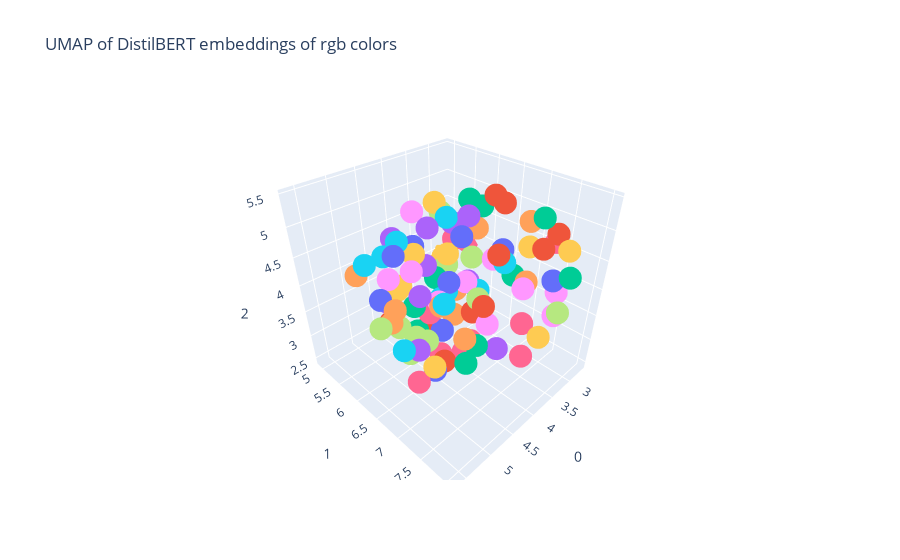

Notebook source saved alongside this figure:
### Code cell
# try umap in 3d
reducer3d = umap.UMAP(n_components=3)
rgb_umap3d = reducer3d.fit_transform(rgb_embeddings)

# plot umap results with plotly
fig = px.scatter_3d(
    rgb_umap3d, x=0, y=1, z=2, color=rgb_colors,
    labels={'color': 'rgb color'},
    title='UMAP of DistilBERT embeddings of rgb colors'
)

# hide legend
fig.update_layout(showlegend=False)
fig.show()

### Figure 1 — Plotly figure (JSON) as saved in the notebook; plotly's stock layout.template omitted (floating-point values rounded to 4 significant figures)
{"data": [{"hovertemplate": "rgb color=rgb(188,103,238)<br>0=%{x}<br>1=%{y}<br>2=%{z}<extra></extra>", "legendgroup": "rgb(188,103,238)", "marker": {"color": "#636efa", "symbol": "circle"}, "mode": "markers", "name": "rgb(188,103,238)", "scene": "scene", "showlegend": true, "type": "scatter3d", "x": [3.366], "y": [7.75], "z": [4.363]}, {"hovertemplate": "rgb color=rgb(97,81,54)<br>0=%{x}<br>1=%{y}<br>2=%{z}<extra></extra>", "legendgroup": "rgb(97,81,54)", "marker": {"color": "#EF553B", "symbol": "circle"}, "mode": "markers", "name": "rgb(97,81,54)", "scene": "scene", "showlegend": true, "type": "scatter3d", "x": [4.777], "y": [5.735], "z": [3.252]}, {"hovertemplate": "rgb color=rgb(252,15,162)<br>0=%{x}<br>1=%{y}<br>2=%{z}<extra></extra>", "legendgroup": "rgb(252,15,162)", "marker": {"color": "#00cc96", "symbol": "circle"}, "mode": "markers", "name": "rgb(252,15,162)", "scene": "scene", "showlegend": true, "type": "scatter3d", "x": [3.819], "y": [6.532], "z": [5.364]}, {"hovertemplate": "rgb color=rgb(84,85,58)<br>0=%{x}<br>1=%{y}<br>2=%{z}<extra></extra>", "legendgroup": "rgb(84,85,58)", "marker": {"color": "#ab63fa", "symbol": "circle"}, "mode": "markers", "name": "rgb(84,85,58)", "scene": "scene", "showlegend": true, "type": "scatter3d", "x": [4.447], "y": [5.247], "z": [3.233]}, {"hovertemplate": "rgb color=rgb(14,216,69)<br>0=%{x}<br>1=%{y}<br>2=%{z}<extra></extra>", "legendgroup": "rgb(14,216,69)", "marker": {"color": "#FFA15A", "symbol": "circle"}, "mode": "markers", "name": "rgb(14,216,69)", "scene": "scene", "showlegend": true, "type": "scatter3d", "x": [5.422], "y": [6.671], "z": [4.162]}, {"hovertemplate": "rgb color=rgb(130,60,47)<br>0=%{x}<br>1=%{y}<br>2=%{z}<extra></extra>", "legendgroup": "rgb(130,60,47)", "marker": {"color": "#19d3f3", "symbol": "circle"}, "mode": "markers", "name": "rgb(130,60,47)", "scene": "scene", "showlegend": true, "type": "scatter3d", "x": [3.21], "y": [5.442], "z": [2.958]}, {"hovertemplate": "rgb color=rgb(176,71,183)<br>0=%{x}<br>1=%{y}<br>2=%{z}<extra></extra>", "legendgroup": "rgb(176,71,183)", "marker": {"color": "#FF6692", "symbol": "circle"}, "mode": "markers", "name": "rgb(176,71,183)", "scene": "scene", "showlegend": true, "type": "scatter3d", "x": [3.648], "y": [7.549], "z": [2.968]}, {"hovertemplate": "rgb color=rgb(254,115,20)<br>0=%{x}<br>1=%{y}<br>2=%{z}<extra></extra>", "legendgroup": "rgb(254,115,20)", "marker": {"color": "#B6E880", "symbol": "circle"}, "mode": "markers", "name": "rgb(254,115,20)", "scene": "scene", "showlegend": true, "type": "scatter3d", "x": [2.914], "y": [5.148], "z": [3.287]}, {"hovertemplate": "rgb color=rgb(98,64,237)<br>0=%{x}<br>1=%{y}<br>2=%{z}<extra></extra>", "legendgroup": "rgb(98,64,237)", "marker": {"color": "#FF97FF", "symbol": "circle"}, "mode": "markers", "name": "rgb(98,64,237)", "scene": "scene", "showlegend": true, "type": "scatter3d", "x": [3.806], "y": [5.25], "z": [4.732]}, {"hovertemplate": "rgb color=rgb(40,156,255)<br>0=%{x}<br>1=%{y}<br>2=%{z}<extra></extra>", "legendgroup": "rgb(40,156,255)", "marker": {"color": "#FECB52", "symbol": "circle"}, "mode": "markers", "name": "rgb(40,156,255)", "scene": "scene", "showlegend": true, "type": "scatter3d", "x": [3.504], "y": [5.468], "z": [4.872]}, {"hovertemplate": "rgb color=rgb(126,203,31)<br>0=%{x}<br>1=%{y}<br>2=%{z}<extra></extra>", "legendgroup": "rgb(126,203,31)", "marker": {"color": "#636efa", "symbol": "circle"}, "mode": "markers", "name": "rgb(126,203,31)", "scene": "scene", "showlegend": true, "type": "scatter3d", "x": [4.97], "y": [6.999], "z": [3.206]}, {"hovertemplate": "rgb color=rgb(121,30,28)<br>0=%{x}<br>1=%{y}<br>2=%{z}<extra></extra>", "legendgroup": "rgb(121,30,28)", "marker": {"color": "#EF553B", "symbol": "circle"}, "mode": "markers", "name": "rgb(121,30,28)", "scene": "scene", "showlegend": true, "type": "scatter3d", "x": [3.783], "y": [5.59], "z": [2.569]}, {"hovertemplate": "rgb color=rgb(240,33,189)<br>0=%{x}<br>1=%{y}<br>2=%{z}<extra></extra>", "legendgroup": "rgb(240,33,189)", "marker": {"color": "#00cc96", "symbol": "circle"}, "mode": "markers", "name": "rgb(240,33,189)", "scene": "scene", "showlegend": true, "type": "scatter3d", "x": [3.066], "y": [6.127], "z": [4.882]}, {"hovertemplate": "rgb color=rgb(150,8,42)<br>0=%{x}<br>1=%{y}<br>2=%{z}<extra></extra>", "legendgroup": "rgb(150,8,42)", "marker": {"color": "#ab63fa", "symbol": "circle"}, "mode": "markers", "name": "rgb(150,8,42)", "scene": "scene", "showlegend": true, "type": "scatter3d", "x": [3.448], "y": [5.134], "z": [3.493]}, {"hovertemplate": "rgb color=rgb(47,160,19)<br>0=%{x}<br>1=%{y}<br>2=%{z}<extra></extra>", "legendgroup": "rgb(47,160,19)", "marker": {"color": "#FFA15A", "symbol": "circle"}, "mode": "markers", "name": "rgb(47,160,19)", "scene": "scene", "showlegend": true, "type": "scatter3d", "x": [3.363], "y": [5.789], "z": [2.669]}, {"hovertemplate": "rgb color=rgb(251,42,60)<br>0=%{x}<br>1=%{y}<br>2=%{z}<extra></extra>", "legendgroup": "rgb(251,42,60)", "marker": {"color": "#19d3f3", "symbol": "circle"}, "mode": "markers", "name": "rgb(251,42,60)", "scene": "scene", "showlegend": true, "type": "scatter3d", "x": [3.768], "y": [6.015], "z": [4.887]}, {"hovertemplate": "rgb color=rgb(192,90,121)<br>0=%{x}<br>1=%{y}<br>2=%{z}<extra></extra>", "legendgroup": "rgb(192,90,121)", "marker": {"color": "#FF6692", "symbol": "circle"}, "mode": "markers", "name": "rgb(192,90,121)", "scene": "scene", "showlegend": true, "type": "scatter3d", "x": [2.663], "y": [5.436], "z": [3.823]}, {"hovertemplate": "rgb color=rgb(55,109,123)<br>0=%{x}<br>1=%{y}<br>2=%{z}<extra></extra>", "legendgroup": "rgb(55,109,123)", "marker": {"color": "#B6E880", "symbol": "circle"}, "mode": "markers", "name": "rgb(55,109,123)", "scene": "scene", "showlegend": true, "type": "scatter3d", "x": [4.662], "y": [6.497], "z": [3.264]}, {"hovertemplate": "rgb color=rgb(87,210,111)<br>0=%{x}<br>1=%{y}<br>2=%{z}<extra></extra>", "legendgroup": "rgb(87,210,111)", "marker": {"color": "#FF97FF", "symbol": "circle"}, "mode": "markers", "name": "rgb(87,210,111)", "scene": "scene", "showlegend": true, "type": "scatter3d", "x": [4.699], "y": [6.811], "z": [4.201]}, {"hovertemplate": "rgb color=rgb(142,245,129)<br>0=%{x}<br>1=%{y}<br>2=%{z}<extra></extra>", "legendgroup": "rgb(142,245,129)", "marker": {"color": "#FECB52", "symbol": "circle"}, "mode": "markers", "name": "rgb(142,245,129)", "scene": "scene", "showlegend": true, "type": "scatter3d", "x": [3.485], "y": [7.993], "z": [4.999]}, {"hovertemplate": "rgb color=rgb(186,165,150)<br>0=%{x}<br>1=%{y}<br>2=%{z}<extra></extra>", "legendgroup": "rgb(186,165,150)", "marker": {"color": "#636efa", "symbol": "circle"}, "mode": "markers", "name": "rgb(186,165,150)", "scene": "scene", "showlegend": true, "type": "scatter3d", "x": [3.059], "y": [6.588], "z": [4.267]}, {"hovertemplate": "rgb color=rgb(249,160,157)<br>0=%{x}<br>1=%{y}<br>2=%{z}<extra></extra>", "legendgroup": "rgb(249,160,157)", "marker": {"color": "#EF553B", "symbol": "circle"}, "mode": "markers", "name": "rgb(249,160,157)", "scene": "scene", "showlegend": true, "type": "scatter3d", "x": [3.536], "y": [6.766], "z": [5.406]}, {"hovertemplate": "rgb color=rgb(209,241,224)<br>0=%{x}<br>1=%{y}<br>2=%{z}<extra></extra>", "legendgroup": "rgb(209,241,224)", "marker": {"color": "#00cc96", "symbol": "circle"}, "mode": "markers", "name": "rgb(209,241,224)", "scene": "scene", "showlegend": true, "type": "scatter3d", "x": [3.15], "y": [7.354], "z": [5.128]}, {"hovertemplate": "rgb color=rgb(21,137,107)<br>0=%{x}<br>1=%{y}<br>2=%{z}<extra></extra>", "legendgroup": "rgb(21,137,107)", "marker": {"color": "#ab63fa", "symbol": "circle"}, "mode": "markers", "name": "rgb(21,137,107)", "scene": "scene", "showlegend": true, "type": "scatter3d", "x": [5.115], "y": [6.903], "z": [4.555]}, {"hovertemplate": "rgb color=rgb(33,189,179)<br>0=%{x}<br>1=%{y}<br>2=%{z}<extra></extra>", "legendgroup": "rgb(33,189,179)", "marker": {"color": "#FFA15A", "symbol": "circle"}, "mode": "markers", "name": "rgb(33,189,179)", "scene": "scene", "showlegend": true, "type": "scatter3d", "x": [5.579], "y": [6.979], "z": [4.622]}, {"hovertemplate": "rgb color=rgb(101,235,204)<br>0=%{x}<br>1=%{y}<br>2=%{z}<extra></extra>", "legendgroup": "rgb(101,235,204)", "marker": {"color": "#19d3f3", "symbol": "circle"}, "mode": "markers", "name": "rgb(101,235,204)", "scene": "scene", "showlegend": true, "type": "scatter3d", "x": [3.721], "y": [7.146], "z": [4.556]}, {"hovertemplate": "rgb color=rgb(177,113,97)<br>0=%{x}<br>1=%{y}<br>2=%{z}<extra></extra>", "legendgroup": "rgb(177,113,97)", "marker": {"color": "#FF6692", "symbol": "circle"}, "mode": "markers", "name": "rgb(177,113,97)", "scene": "scene", "showlegend": true, "type": "scatter3d", "x": [4.231], "y": [7.0], "z": [3.315]}, {"hovertemplate": "rgb color=rgb(0,202,112)<br>0=%{x}<br>1=%{y}<br>2=%{z}<extra></extra>", "legendgroup": "rgb(0,202,112)", "marker": {"color": "#B6E880", "symbol": "circle"}, "mode": "markers", "name": "rgb(0,202,112)", "scene": "scene", "showlegend": true, "type": "scatter3d", "x": [2.78], "y": [5.676], "z": [3.621]}, {"hovertemplate": "rgb color=rgb(60,139,204)<br>0=%{x}<br>1=%{y}<br>2=%{z}<extra></extra>", "legendgroup": "rgb(60,139,204)", "marker": {"color": "#FF97FF", "symbol": "circle"}, "mode": "markers", "name": "rgb(60,139,204)", "scene": "scene", "showlegend": true, "type": "scatter3d", "x": [3.49], "y": [6.752], "z": [4.344]}, {"hovertemplate": "rgb color=rgb(201,172,176)<br>0=%{x}<br>1=%{y}<br>2=%{z}<extra></extra>", "legendgroup": "rgb(201,172,176)", "marker": {"color": "#FECB52", "symbol": "circle"}, "mode": "markers", "name": "rgb(201,172,176)", "scene": "scene", "showlegend": true, "type": "scatter3d", "x": [3.455], "y": [7.698], "z": [3.333]}, {"hovertemplate": "rgb color=rgb(192,192,156)<br>0=%{x}<br>1=%{y}<br>2=%{z}<extra></extra>", "legendgroup": "rgb(192,192,156)", "marker": {"color": "#636efa", "symbol": "circle"}, "mode": "markers", "name": "rgb(192,192,156)", "scene": "scene", "showlegend": true, "type": "scatter3d", "x": [2.648], "y": [5.578], "z": [4.175]}, {"hovertemplate": "rgb color=rgb(244,168,222)<br>0=%{x}<br>1=%{y}<br>2=%{z}<extra></extra>", "legendgroup": "rgb(244,168,222)", "marker": {"color": "#EF553B", "symbol": "circle"}, "mode": "markers", "name": "rgb(244,168,222)", "scene": "scene", "showlegend": true, "type": "scatter3d", "x": [3.039], "y": [7.543], "z": [4.903]}, {"hovertemplate": "rgb color=rgb(200,213,123)<br>0=%{x}<br>1=%{y}<br>2=%{z}<extra></extra>", "legendgroup": "rgb(200,213,123)", "marker": {"color": "#00cc96", "symbol": "circle"}, "mode": "markers", "name": "rgb(200,213,123)", "scene": "scene", "showlegend": true, "type": "scatter3d", "x": [2.771], "y": [6.626], "z": [3.659]}, {"hovertemplate": "rgb color=rgb(192,37,81)<br>0=%{x}<br>1=%{y}<br>2=%{z}<extra></extra>", "legendgroup": "rgb(192,37,81)", "marker": {"color": "#ab63fa", "symbol": "circle"}, "mode": "markers", "name": "rgb(192,37,81)", "scene": "scene", "showlegend": true, "type": "scatter3d", "x": [3.131], "y": [5.504], "z": [4.394]}, {"hovertemplate": "rgb color=rgb(234,240,134)<br>0=%{x}<br>1=%{y}<br>2=%{z}<extra></extra>", "legendgroup": "rgb(234,240,134)", "marker": {"color": "#FFA15A", "symbol": "circle"}, "mode": "markers", "name": "rgb(234,240,134)", "scene": "scene", "showlegend": true, "type": "scatter3d", "x": [3.095], "y": [7.092], "z": [4.963]}, {"hovertemplate": "rgb color=rgb(223,133,22)<br>0=%{x}<br>1=%{y}<br>2=%{z}<extra></extra>", "legendgroup": "rgb(223,133,22)", "marker": {"color": "#19d3f3", "symbol": "circle"}, "mode": "markers", "name": "rgb(223,133,22)", "scene": "scene", "showlegend": true, "type": "scatter3d", "x": [5.396], "y": [6.146], "z": [4.809]}, {"hovertemplate": "rgb color=rgb(141,4,108)<br>0=%{x}<br>1=%{y}<br>2=%{z}<extra></extra>", "legendgroup": "rgb(141,4,108)", "marker": {"color": "#FF6692", "symbol": "circle"}, "mode": "markers", "name": "rgb(141,4,108)", "scene": "scene", "showlegend": true, "type": "scatter3d", "x": [4.251], "y": [6.115], "z": [3.375]}, {"hovertemplate": "rgb color=rgb(131,213,43)<br>0=%{x}<br>1=%{y}<br>2=%{z}<extra></extra>", "legendgroup": "rgb(131,213,43)", "marker": {"color": "#B6E880", "symbol": "circle"}, "mode": "markers", "name": "rgb(131,213,43)", "scene": "scene", "showlegend": true, "type": "scatter3d", "x": [5.098], "y": [6.405], "z": [3.733]}, {"hovertemplate": "rgb color=rgb(68,62,57)<br>0=%{x}<br>1=%{y}<br>2=%{z}<extra></extra>", "legendgroup": "rgb(68,62,57)", "marker": {"color": "#FF97FF", "symbol": "circle"}, "mode": "markers", "name": "rgb(68,62,57)", "scene": "scene", "showlegend": true, "type": "scatter3d", "x": [4.328], "y": [5.16], "z": [3.611]}, {"hovertemplate": "rgb color=rgb(108,67,56)<br>0=%{x}<br>1=%{y}<br>2=%{z}<extra></extra>", "legendgroup": "rgb(108,67,56)", "marker": {"color": "#FECB52", "symbol": "circle"}, "mode": "markers", "name": "rgb(108,67,56)", "scene": "scene", "showlegend": true, "type": "scatter3d", "x": [4.256], "y": [5.307], "z": [3.427]}, {"hovertemplate": "rgb color=rgb(16,96,145)<br>0=%{x}<br>1=%{y}<br>2=%{z}<extra></extra>", "legendgroup": "rgb(16,96,145)", "marker": {"color": "#636efa", "symbol": "circle"}, "mode": "markers", "name": "rgb(16,96,145)", "scene": "scene", "showlegend": true, "type": "scatter3d", "x": [3.888], "y": [6.188], "z": [3.837]}, {"hovertemplate": "rgb color=rgb(149,121,63)<br>0=%{x}<br>1=%{y}<br>2=%{z}<extra></extra>", "legendgroup": "rgb(149,121,63)", "marker": {"color": "#EF553B", "symbol": "circle"}, "mode": "markers", "name": "rgb(149,121,63)", "scene": "scene", "showlegend": true, "type": "scatter3d", "x": [4.399], "y": [6.599], "z": [2.726]}, {"hovertemplate": "rgb color=rgb(111,238,142)<br>0=%{x}<br>1=%{y}<br>2=%{z}<extra></extra>", "legendgroup": "rgb(111,238,142)", "marker": {"color": "#00cc96", "symbol": "circle"}, "mode": "markers", "name": "rgb(111,238,142)", "scene": "scene", "showlegend": true, "type": "scatter3d", "x": [3.437], "y": [8.043], "z": [4.582]}, {"hovertemplate": "rgb color=rgb(76,33,241)<br>0=%{x}<br>1=%{y}<br>2=%{z}<extra></extra>", "legendgroup": "rgb(76,33,241)", "marker": {"color": "#ab63fa", "symbol": "circle"}, "mode": "markers", "name": "rgb(76,33,241)", "scene": "scene", "showlegend": true, "type": "scatter3d", "x": [4.18], "y": [6.033], "z": [4.866]}, {"hovertemplate": "rgb color=rgb(169,100,217)<br>0=%{x}<br>1=%{y}<br>2=%{z}<extra></extra>", "legendgroup": "rgb(169,100,217)", "marker": {"color": "#FFA15A", "symbol": "circle"}, "mode": "markers", "name": "rgb(169,100,217)", "scene": "scene", "showlegend": true, "type": "scatter3d", "x": [2.984], "y": [7.051], "z": [3.825]}, {"hovertemplate": "rgb color=rgb(38,33,179)<br>0=%{x}<br>1=%{y}<br>2=%{z}<extra></extra>", "legendgroup": "rgb(38,33,179)", "marker": {"color": "#19d3f3", "symbol": "circle"}, "mode": "markers", "name": "rgb(38,33,179)", "scene": "scene", "showlegend": true, "type": "scatter3d", "x": [5.227], "y": [6.337], "z": [4.95]}, {"hovertemplate": "rgb color=rgb(240,131,30)<br>0=%{x}<br>1=%{y}<br>2=%{z}<extra></extra>", "legendgroup": "rgb(240,131,30)", "marker": {"color": "#FF6692", "symbol": "circle"}, "mode": "markers", "name": "rgb(240,131,30)", "scene": "scene", "showlegend": true, "type": "scatter3d", "x": [2.726], "y": [5.148], "z": [3.777]}, {"hovertemplate": "rgb color=rgb(219,104,187)<br>0=%{x}<br>1=%{y}<br>2=%{z}<extra></extra>", "legendgroup": "rgb(219,104,187)", "marker": {"color": "#B6E880", "symbol": "circle"}, "mode": "markers", "name": "rgb(219,104,187)", "scene": "scene", "showlegend": true, "type": "scatter3d", "x": [3.382], "y": [7.912], "z": [3.888]}, {"hovertemplate": "rgb color=rgb(229,197,107)<br>0=%{x}<br>1=%{y}<br>2=%{z}<extra></extra>", "legendgroup": "rgb(229,197,107)", "marker": {"color": "#FF97FF", "symbol": "circle"}, "mode": "markers", "name": "rgb(229,197,107)", "scene": "scene", "showlegend": true, "type": "scatter3d", "x": [4.16], "y": [7.799], "z": [4.645]}, {"hovertemplate": "rgb color=rgb(107,42,232)<br>0=%{x}<br>1=%{y}<br>2=%{z}<extra></extra>", "legendgroup": "rgb(107,42,232)", "marker": {"color": "#FECB52", "symbol": "circle"}, "mode": "markers", "name": "rgb(107,42,232)", "scene": "scene", "showlegend": true, "type": "scatter3d", "x": [4.323], "y": [5.862], "z": [4.406]}, {"hovertemplate": "rgb color=rgb(134,85,163)<br>0=%{x}<br>1=%{y}<br>2=%{z}<extra></extra>", "legendgroup": "rgb(134,85,163)", "marker": {"color": "#636efa", "symbol": "circle"}, "mode": "markers", "name": "rgb(134,85,163)", "scene": "scene", "showlegend": true, "type": "scatter3d", "x": [5.183], "y": [6.115], "z": [4.115]}, {"hovertemplate": "rgb color=rgb(196,162,157)<br>0=%{x}<br>1=%{y}<br>2=%{z}<extra></extra>", "legendgroup": "rgb(196,162,157)", "marker": {"color": "#EF553B", "symbol": "circle"}, "mode": "markers", "name": "rgb(196,162,157)", "scene": "scene", "showlegend": true, "type": "scatter3d", "x": [3.738], "y": [7.093], "z": [5.461]}, {"hovertemplate": "rgb color=rgb(171,62,119)<br>0=%{x}<br>1=%{y}<br>2=%{z}<extra></extra>", "legendgroup": "rgb(171,62,119)", "marker": {"color": "#00cc96", "symbol": "circle"}, "mode": "markers", "name": "rgb(171,62,119)", "scene": "scene", "showlegend": true, "type": "scatter3d", "x": [4.31], "y": [6.991], "z": [2.884]}, {"hovertemplate": "rgb color=rgb(110,50,193)<br>0=%{x}<br>1=%{y}<br>2=%{z}<extra></extra>", "legendgroup": "rgb(110,50,193)", "marker": {"color": "#ab63fa", "symbol": "circle"}, "mode": "markers", "name": "rgb(110,50,193)", "scene": "scene", "showlegend": true, "type": "scatter3d", "x": [2.84], "y": [5.645], "z": [3.104]}, {"hovertemplate": "rgb color=rgb(165,241,54)<br>0=%{x}<br>1=%{y}<br>2=%{z}<extra></extra>", "legendgroup": "rgb(165,241,54)", "marker": {"color": "#FFA15A", "symbol": "circle"}, "mode": "markers", "name": "rgb(165,241,54)", "scene": "scene", "showlegend": true, "type": "scatter3d", "x": [3.829], "y": [6.7], "z": [4.981]}, {"hovertemplate": "rgb color=rgb(121,210,47)<br>0=%{x}<br>1=%{y}<br>2=%{z}<extra></extra>", "legendgroup": "rgb(121,210,47)", "marker": {"color": "#19d3f3", "symbol": "circle"}, "mode": "markers", "name": "rgb(121,210,47)", "scene": "scene", "showlegend": true, "type": "scatter3d", "x": [2.954], "y": [6.008], "z": [3.124]}, {"hovertemplate": "rgb color=rgb(153,76,23)<br>0=%{x}<br>1=%{y}<br>2=%{z}<extra></extra>", "legendgroup": "rgb(153,76,23)", "marker": {"color": "#FF6692", "symbol": "circle"}, "mode": "markers", "name": "rgb(153,76,23)", "scene": "scene", "showlegend": true, "type": "scatter3d", "x": [4.119], "y": [6.219], "z": [2.455]}, {"hovertemplate": "rgb color=rgb(93,131,47)<br>0=%{x}<br>1=%{y}<br>2=%{z}<extra></extra>", "legendgroup": "rgb(93,131,47)", "marker": {"color": "#B6E880", "symbol": "circle"}, "mode": "markers", "name": "rgb(93,131,47)", "scene": "scene", "showlegend": true, "type": "scatter3d", "x": [4.954], "y": [6.429], "z": [3.146]}, {"hovertemplate": "rgb color=rgb(67,27,213)<br>0=%{x}<br>1=%{y}<br>2=%{z}<extra></extra>", "legendgroup": "rgb(67,27,213)", "marker": {"color": "#FF97FF", "symbol": "circle"}, "mode": "markers", "name": "rgb(67,27,213)", "scene": "scene", "showlegend": true, "type": "scatter3d", "x": [5.041], "y": [6.665], "z": [4.788]}, {"hovertemplate": "rgb color=rgb(194,67,93)<br>0=%{x}<br>1=%{y}<br>2=%{z}<extra></extra>", "legendgroup": "rgb(194,67,93)", "marker": {"color": "#FECB52", "symbol": "circle"}, "mode": "markers", "name": "rgb(194,67,93)", "scene": "scene", "showlegend": true, "type": "scatter3d", "x": [5.154], "y": [7.191], "z": [3.535]}, {"hovertemplate": "rgb color=rgb(232,97,13)<br>0=%{x}<br>1=%{y}<br>2=%{z}<extra></extra>", "legendgroup": "rgb(232,97,13)", "marker": {"color": "#636efa", "symbol": "circle"}, "mode": "markers", "name": "rgb(232,97,13)", "scene": "scene", "showlegend": true, "type": "scatter3d", "x": [3.942], "y": [5.395], "z": [4.202]}, {"hovertemplate": "rgb color=rgb(60,113,122)<br>0=%{x}<br>1=%{y}<br>2=%{z}<extra></extra>", "legendgroup": "rgb(60,113,122)", "marker": {"color": "#EF553B", "symbol": "circle"}, "mode": "markers", "name": "rgb(60,113,122)", "scene": "scene", "showlegend": true, "type": "scatter3d", "x": [3.503], "y": [6.375], "z": [3.123]}, {"hovertemplate": "rgb color=rgb(88,112,214)<br>0=%{x}<br>1=%{y}<br>2=%{z}<extra></extra>", "legendgroup": "rgb(88,112,214)", "marker": {"color": "#00cc96", "symbol": "circle"}, "mode": "markers", "name": "rgb(88,112,214)", "scene": "scene", "showlegend": true, "type": "scatter3d", "x": [4.935], "y": [6.56], "z": [4.113]}, {"hovertemplate": "rgb color=rgb(54,193,89)<br>0=%{x}<br>1=%{y}<br>2=%{z}<extra></extra>", "legendgroup": "rgb(54,193,89)", "marker": {"color": "#ab63fa", "symbol": "circle"}, "mode": "markers", "name": "rgb(54,193,89)", "scene": "scene", "showlegend": true, "type": "scatter3d", "x": [5.319], "y": [7.074], "z": [3.876]}, {"hovertemplate": "rgb color=rgb(135,50,51)<br>0=%{x}<br>1=%{y}<br>2=%{z}<extra></extra>", "legendgroup": "rgb(135,50,51)", "marker": {"color": "#FFA15A", "symbol": "circle"}, "mode": "markers", "name": "rgb(135,50,51)", "scene": "scene", "showlegend": true, "type": "scatter3d", "x": [2.942], "y": [5.421], "z": [2.847]}, {"hovertemplate": "rgb color=rgb(86,42,236)<br>0=%{x}<br>1=%{y}<br>2=%{z}<extra></extra>", "legendgroup": "rgb(86,42,236)", "marker": {"color": "#19d3f3", "symbol": "circle"}, "mode": "markers", "name": "rgb(86,42,236)", "scene": "scene", "showlegend": true, "type": "scatter3d", "x": [4.594], "y": [5.816], "z": [4.707]}, {"hovertemplate": "rgb color=rgb(182,76,18)<br>0=%{x}<br>1=%{y}<br>2=%{z}<extra></extra>", "legendgroup": "rgb(182,76,18)", "marker": {"color": "#FF6692", "symbol": "circle"}, "mode": "markers", "name": "rgb(182,76,18)", "scene": "scene", "showlegend": true, "type": "scatter3d", "x": [3.889], "y": [6.538], "z": [2.563]}, {"hovertemplate": "rgb color=rgb(1,142,71)<br>0=%{x}<br>1=%{y}<br>2=%{z}<extra></extra>", "legendgroup": "rgb(1,142,71)", "marker": {"color": "#B6E880", "symbol": "circle"}, "mode": "markers", "name": "rgb(1,142,71)", "scene": "scene", "showlegend": true, "type": "scatter3d", "x": [3.438], "y": [6.429], "z": [3.4]}, {"hovertemplate": "rgb color=rgb(188,64,197)<br>0=%{x}<br>1=%{y}<br>2=%{z}<extra></extra>", "legendgroup": "rgb(188,64,197)", "marker": {"color": "#FF97FF", "symbol": "circle"}, "mode": "markers", "name": "rgb(188,64,197)", "scene": "scene", "showlegend": true, "type": "scatter3d", "x": [3.129], "y": [7.697], "z": [4.015]}, {"hovertemplate": "rgb color=rgb(80,78,33)<br>0=%{x}<br>1=%{y}<br>2=%{z}<extra></extra>", "legendgroup": "rgb(80,78,33)", "marker": {"color": "#FECB52", "symbol": "circle"}, "mode": "markers", "name": "rgb(80,78,33)", "scene": "scene", "showlegend": true, "type": "scatter3d", "x": [3.935], "y": [4.979], "z": [3.192]}, {"hovertemplate": "rgb color=rgb(132,59,110)<br>0=%{x}<br>1=%{y}<br>2=%{z}<extra></extra>", "legendgroup": "rgb(132,59,110)", "marker": {"color": "#636efa", "symbol": "circle"}, "mode": "markers", "name": "rgb(132,59,110)", "scene": "scene", "showlegend": true, "type": "scatter3d", "x": [4.107], "y": [6.253], "z": [3.0]}, {"hovertemplate": "rgb color=rgb(140,197,241)<br>0=%{x}<br>1=%{y}<br>2=%{z}<extra></extra>", "legendgroup": "rgb(140,197,241)", "marker": {"color": "#EF553B", "symbol": "circle"}, "mode": "markers", "name": "rgb(140,197,241)", "scene": "scene", "showlegend": true, "type": "scatter3d", "x": [3.69], "y": [7.733], "z": [5.005]}, {"hovertemplate": "rgb color=rgb(30,14,77)<br>0=%{x}<br>1=%{y}<br>2=%{z}<extra></extra>", "legendgroup": "rgb(30,14,77)", "marker": {"color": "#00cc96", "symbol": "circle"}, "mode": "markers", "name": "rgb(30,14,77)", "scene": "scene", "showlegend": true, "type": "scatter3d", "x": [4.094], "y": [5.593], "z": [2.582]}, {"hovertemplate": "rgb color=rgb(148,98,34)<br>0=%{x}<br>1=%{y}<br>2=%{z}<extra></extra>", "legendgroup": "rgb(148,98,34)", "marker": {"color": "#ab63fa", "symbol": "circle"}, "mode": "markers", "name": "rgb(148,98,34)", "scene": "scene", "showlegend": true, "type": "scatter3d", "x": [4.163], "y": [5.125], "z": [4.33]}, {"hovertemplate": "rgb color=rgb(194,75,211)<br>0=%{x}<br>1=%{y}<br>2=%{z}<extra></extra>", "legendgroup": "rgb(194,75,211)", "marker": {"color": "#FFA15A", "symbol": "circle"}, "mode": "markers", "name": "rgb(194,75,211)", "scene": "scene", "showlegend": true, "type": "scatter3d", "x": [4.941], "y": [7.535], "z": [4.121]}, {"hovertemplate": "rgb color=rgb(11,74,194)<br>0=%{x}<br>1=%{y}<br>2=%{z}<extra></extra>", "legendgroup": "rgb(11,74,194)", "marker": {"color": "#19d3f3", "symbol": "circle"}, "mode": "markers", "name": "rgb(11,74,194)", "scene": "scene", "showlegend": true, "type": "scatter3d", "x": [5.628], "y": [7.161], "z": [4.126]}, {"hovertemplate": "rgb color=rgb(141,72,201)<br>0=%{x}<br>1=%{y}<br>2=%{z}<extra></extra>", "legendgroup": "rgb(141,72,201)", "marker": {"color": "#FF6692", "symbol": "circle"}, "mode": "markers", "name": "rgb(141,72,201)", "scene": "scene", "showlegend": true, "type": "scatter3d", "x": [3.436], "y": [7.358], "z": [3.398]}, {"hovertemplate": "rgb color=rgb(14,153,214)<br>0=%{x}<br>1=%{y}<br>2=%{z}<extra></extra>", "legendgroup": "rgb(14,153,214)", "marker": {"color": "#B6E880", "symbol": "circle"}, "mode": "markers", "name": "rgb(14,153,214)", "scene": "scene", "showlegend": true, "type": "scatter3d", "x": [5.644], "y": [6.734], "z": [4.233]}, {"hovertemplate": "rgb color=rgb(100,153,76)<br>0=%{x}<br>1=%{y}<br>2=%{z}<extra></extra>", "legendgroup": "rgb(100,153,76)", "marker": {"color": "#FF97FF", "symbol": "circle"}, "mode": "markers", "name": "rgb(100,153,76)", "scene": "scene", "showlegend": true, "type": "scatter3d", "x": [3.419], "y": [6.128], "z": [3.593]}, {"hovertemplate": "rgb color=rgb(98,220,10)<br>0=%{x}<br>1=%{y}<br>2=%{z}<extra></extra>", "legendgroup": "rgb(98,220,10)", "marker": {"color": "#FECB52", "symbol": "circle"}, "mode": "markers", "name": "rgb(98,220,10)", "scene": "scene", "showlegend": true, "type": "scatter3d", "x": [2.922], "y": [4.921], "z": [3.375]}, {"hovertemplate": "rgb color=rgb(174,242,82)<br>0=%{x}<br>1=%{y}<br>2=%{z}<extra></extra>", "legendgroup": "rgb(174,242,82)", "marker": {"color": "#636efa", "symbol": "circle"}, "mode": "markers", "name": "rgb(174,242,82)", "scene": "scene", "showlegend": true, "type": "scatter3d", "x": [4.41], "y": [6.952], "z": [5.165]}, {"hovertemplate": "rgb color=rgb(164,206,205)<br>0=%{x}<br>1=%{y}<br>2=%{z}<extra></extra>", "legendgroup": "rgb(164,206,205)", "marker": {"color": "#EF553B", "symbol": "circle"}, "mode": "markers", "name": "rgb(164,206,205)", "scene": "scene", "showlegend": true, "type": "scatter3d", "x": [3.858], "y": [7.139], "z": [4.737]}, {"hovertemplate": "rgb color=rgb(146,59,190)<br>0=%{x}<br>1=%{y}<br>2=%{z}<extra></extra>", "legendgroup": "rgb(146,59,190)", "marker": {"color": "#00cc96", "symbol": "circle"}, "mode": "markers", "name": "rgb(146,59,190)", "scene": "scene", "showlegend": true, "type": "scatter3d", "x": [4.576], "y": [7.419], "z": [3.704]}, {"hovertemplate": "rgb color=rgb(166,95,171)<br>0=%{x}<br>1=%{y}<br>2=%{z}<extra></extra>", "legendgroup": "rgb(166,95,171)", "marker": {"color": "#ab63fa", "symbol": "circle"}, "mode": "markers", "name": "rgb(166,95,171)", "scene": "scene", "showlegend": true, "type": "scatter3d", "x": [3.775], "y": [7.156], "z": [2.957]}, {"hovertemplate": "rgb color=rgb(46,81,210)<br>0=%{x}<br>1=%{y}<br>2=%{z}<extra></extra>", "legendgroup": "rgb(46,81,210)", "marker": {"color": "#FFA15A", "symbol": "circle"}, "mode": "markers", "name": "rgb(46,81,210)", "scene": "scene", "showlegend": true, "type": "scatter3d", "x": [4.799], "y": [6.949], "z": [4.255]}, {"hovertemplate": "rgb color=rgb(52,132,191)<br>0=%{x}<br>1=%{y}<br>2=%{z}<extra></extra>", "legendgroup": "rgb(52,132,191)", "marker": {"color": "#19d3f3", "symbol": "circle"}, "mode": "markers", "name": "rgb(52,132,191)", "scene": "scene", "showlegend": true, "type": "scatter3d", "x": [5.049], "y": [7.274], "z": [4.595]}, {"hovertemplate": "rgb color=rgb(203,152,93)<br>0=%{x}<br>1=%{y}<br>2=%{z}<extra></extra>", "legendgroup": "rgb(203,152,93)", "marker": {"color": "#FF6692", "symbol": "circle"}, "mode": "markers", "name": "rgb(203,152,93)", "scene": "scene", "showlegend": true, "type": "scatter3d", "x": [5.221], "y": [6.922], "z": [3.089]}, {"hovertemplate": "rgb color=rgb(79,255,95)<br>0=%{x}<br>1=%{y}<br>2=%{z}<extra></extra>", "legendgroup": "rgb(79,255,95)", "marker": {"color": "#B6E880", "symbol": "circle"}, "mode": "markers", "name": "rgb(79,255,95)", "scene": "scene", "showlegend": true, "type": "scatter3d", "x": [3.288], "y": [5.379], "z": [4.601]}, {"hovertemplate": "rgb color=rgb(190,105,145)<br>0=%{x}<br>1=%{y}<br>2=%{z}<extra></extra>", "legendgroup": "rgb(190,105,145)", "marker": {"color": "#FF97FF", "symbol": "circle"}, "mode": "markers", "name": "rgb(190,105,145)", "scene": "scene", "showlegend": true, "type": "scatter3d", "x": [3.815], "y": [6.97], "z": [3.381]}, {"hovertemplate": "rgb color=rgb(196,244,215)<br>0=%{x}<br>1=%{y}<br>2=%{z}<extra></extra>", "legendgroup": "rgb(196,244,215)", "marker": {"color": "#FECB52", "symbol": "circle"}, "mode": "markers", "name": "rgb(196,244,215)", "scene": "scene", "showlegend": true, "type": "scatter3d", "x": [3.563], "y": [7.433], "z": [4.866]}, {"hovertemplate": "rgb color=rgb(21,28,245)<br>0=%{x}<br>1=%{y}<br>2=%{z}<extra></extra>", "legendgroup": "rgb(21,28,245)", "marker": {"color": "#636efa", "symbol": "circle"}, "mode": "markers", "name": "rgb(21,28,245)", "scene": "scene", "showlegend": true, "type": "scatter3d", "x": [5.186], "y": [6.502], "z": [5.01]}, {"hovertemplate": "rgb color=rgb(177,79,212)<br>0=%{x}<br>1=%{y}<br>2=%{z}<extra></extra>", "legendgroup": "rgb(177,79,212)", "marker": {"color": "#EF553B", "symbol": "circle"}, "mode": "markers", "name": "rgb(177,79,212)", "scene": "scene", "showlegend": true, "type": "scatter3d", "x": [4.608], "y": [7.537], "z": [4.464]}, {"hovertemplate": "rgb color=rgb(160,67,120)<br>0=%{x}<br>1=%{y}<br>2=%{z}<extra></extra>", "legendgroup": "rgb(160,67,120)", "marker": {"color": "#00cc96", "symbol": "circle"}, "mode": "markers", "name": "rgb(160,67,120)", "scene": "scene", "showlegend": true, "type": "scatter3d", "x": [3.353], "y": [5.298], "z": [3.257]}, {"hovertemplate": "rgb color=rgb(237,101,163)<br>0=%{x}<br>1=%{y}<br>2=%{z}<extra></extra>", "legendgroup": "rgb(237,101,163)", "marker": {"color": "#ab63fa", "symbol": "circle"}, "mode": "markers", "name": "rgb(237,101,163)", "scene": "scene", "showlegend": true, "type": "scatter3d", "x": [4.097], "y": [6.78], "z": [5.289]}, {"hovertemplate": "rgb color=rgb(133,22,133)<br>0=%{x}<br>1=%{y}<br>2=%{z}<extra></extra>", "legendgroup": "rgb(133,22,133)", "marker": {"color": "#FFA15A", "symbol": "circle"}, "mode": "markers", "name": "rgb(133,22,133)", "scene": "scene", "showlegend": true, "type": "scatter3d", "x": [5.496], "y": [6.075], "z": [4.664]}, {"hovertemplate": "rgb color=rgb(70,144,59)<br>0=%{x}<br>1=%{y}<br>2=%{z}<extra></extra>", "legendgroup": "rgb(70,144,59)", "marker": {"color": "#19d3f3", "symbol": "circle"}, "mode": "markers", "name": "rgb(70,144,59)", "scene": "scene", "showlegend": true, "type": "scatter3d", "x": [3.816], "y": [5.925], "z": [3.345]}, {"hovertemplate": "rgb color=rgb(217,230,170)<br>0=%{x}<br>1=%{y}<br>2=%{z}<extra></extra>", "legendgroup": "rgb(217,230,170)", "marker": {"color": "#FF6692", "symbol": "circle"}, "mode": "markers", "name": "rgb(217,230,170)", "scene": "scene", "showlegend": true, "type": "scatter3d", "x": [2.77], "y": [7.367], "z": [4.594]}, {"hovertemplate": "rgb color=rgb(86,155,9)<br>0=%{x}<br>1=%{y}<br>2=%{z}<extra></extra>", "legendgroup": "rgb(86,155,9)", "marker": {"color": "#B6E880", "symbol": "circle"}, "mode": "markers", "name": "rgb(86,155,9)", "scene": "scene", "showlegend": true, "type": "scatter3d", "x": [4.362], "y": [5.865], "z": [2.766]}, {"hovertemplate": "rgb color=rgb(222,101,185)<br>0=%{x}<br>1=%{y}<br>2=%{z}<extra></extra>", "legendgroup": "rgb(222,101,185)", "marker": {"color": "#FF97FF", "symbol": "circle"}, "mode": "markers", "name": "rgb(222,101,185)", "scene": "scene", "showlegend": true, "type": "scatter3d", "x": [3.406], "y": [7.862], "z": [3.821]}, {"hovertemplate": "rgb color=rgb(16,75,0)<br>0=%{x}<br>1=%{y}<br>2=%{z}<extra></extra>", "legendgroup": "rgb(16,75,0)", "marker": {"color": "#FECB52", "symbol": "circle"}, "mode": "markers", "name": "rgb(16,75,0)", "scene": "scene", "showlegend": true, "type": "scatter3d", "x": [3.027], "y": [5.285], "z": [3.628]}], "layout": {"legend": {"title": {"text": "rgb color"}, "tracegroupgap": 0}, "scene": {"domain": {"x": [0, 1], "y": [0, 1]}, "xaxis": {"title": {"text": "0"}}, "yaxis": {"title": {"text": "1"}}, "zaxis": {"title": {"text": "2"}}}, "showlegend": false, "title": {"text": "UMAP of DistilBERT embeddings of rgb colors"}}}
